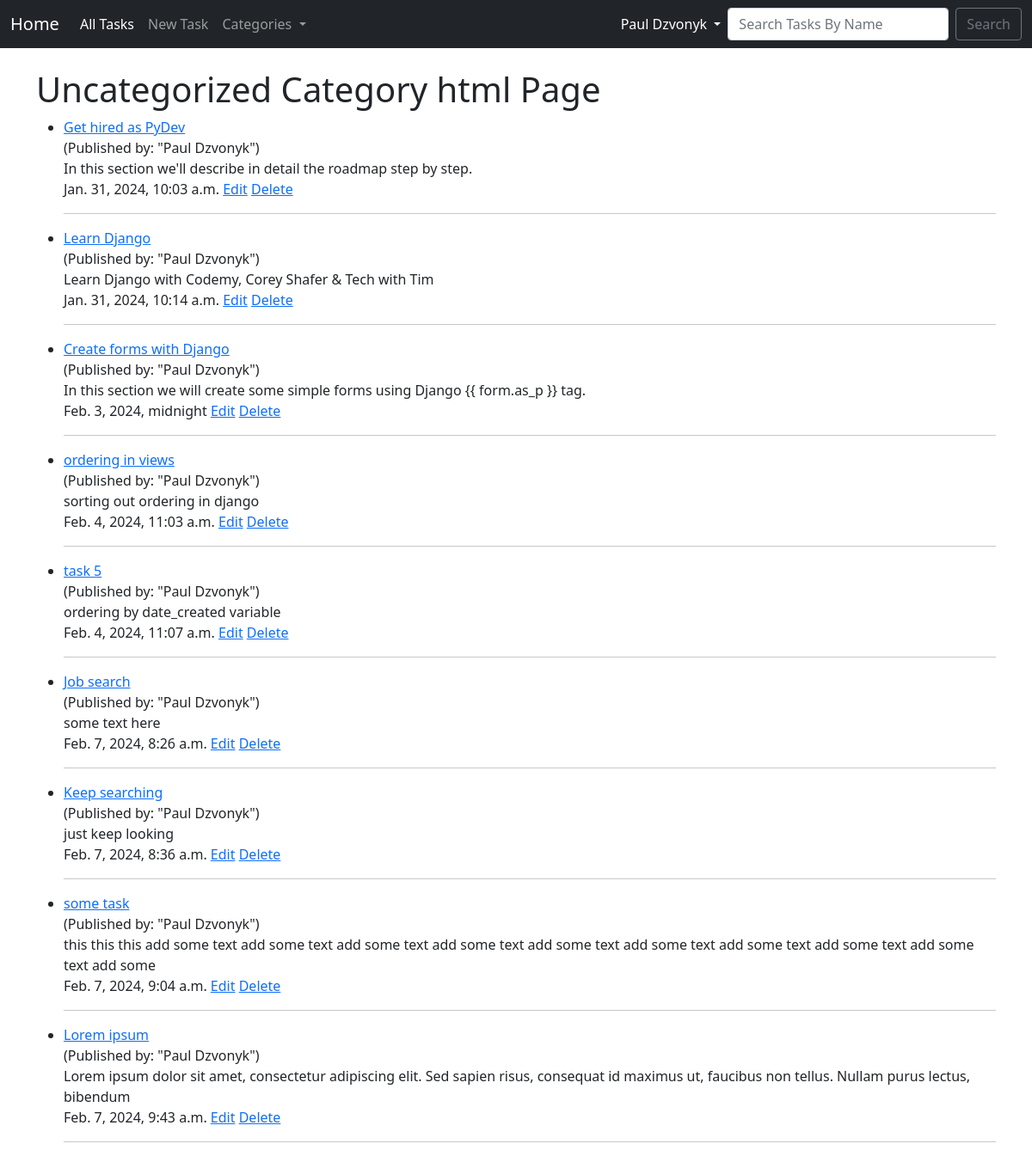
Before: /category/uncategorized/ (signed in) with the older database file.
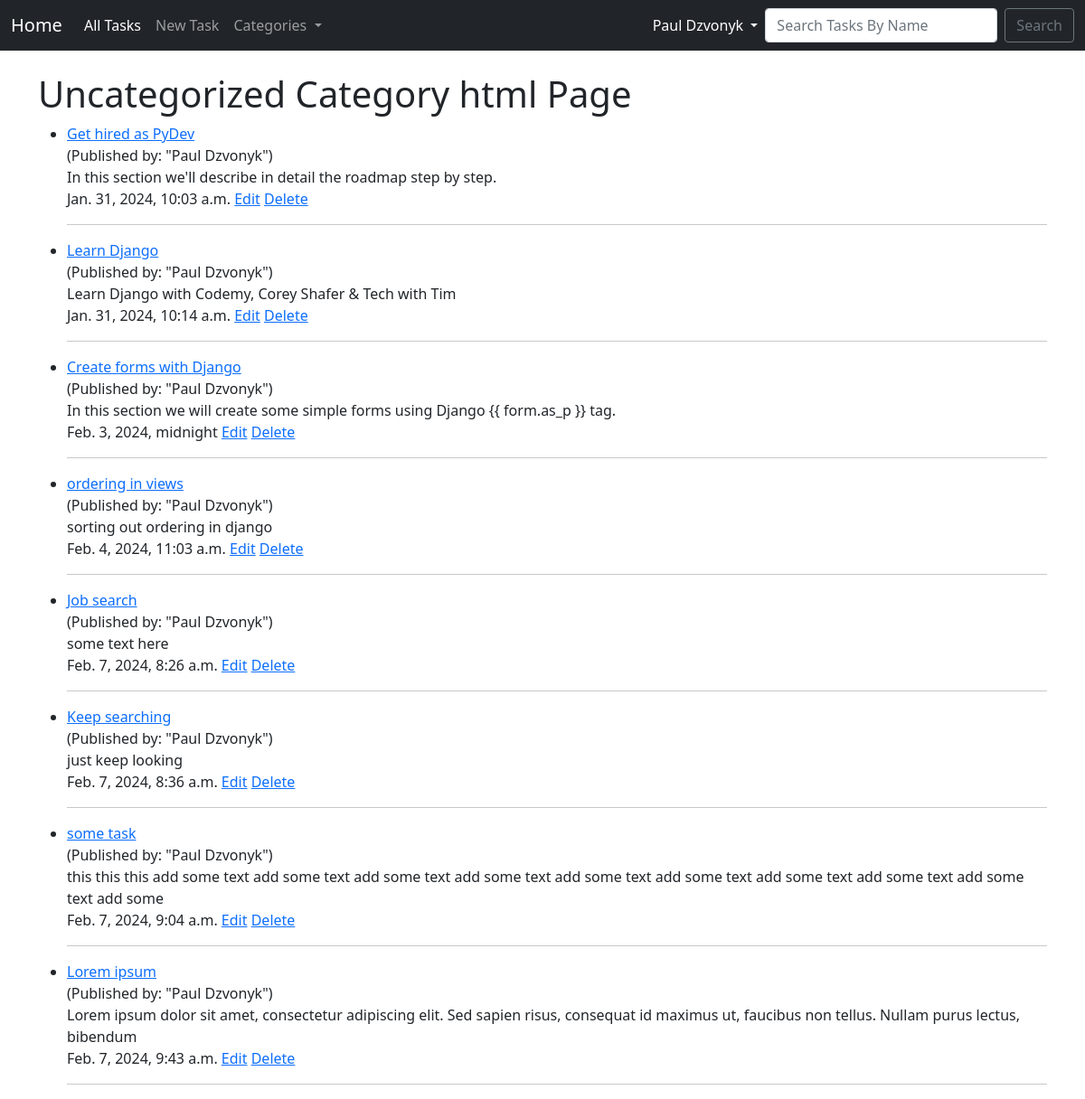
After: the same page with the newer database file.
### task/models.py (models this page shows, shortened)
class Task(models.Model):
    title = models.CharField(max_length=200)
    title_tag = models.CharField(max_length=200)
    author = models.ForeignKey(User, on_delete=models.CASCADE)
    image_header = models.ImageField(null=True, blank=True, upload_to='image_header/')
    task_images = models.ImageField(null=True, blank=True, upload_to='task_images/')
    short_description = RichTextField(blank=True, null=True)
    date_created = models.DateTimeField(auto_now_add=True)
    priority = models.IntegerField(default=0)
    category = models.CharField(max_length=200, default='uncategorized')
    snippet = models.CharField(max_length=200)
    completed = models.BooleanField(default=False)
    likes = models.ManyToManyField(User, related_name='task_likes')

### task/views.py (the view)
# urls.py: path('category/<str:cats>/', CategoryView.as_view(), name='category'),
class CategoryView(CategoryMixin, ListView):
    template_name = 'task/categories.html'
    context_object_name = 'category_tasks'
    def get_queryset(self):
        cats = self.kwargs['cats']
        return Task.objects.filter(category=cats.replace('-', ' '))
    def get_context_data(self, **kwargs):
        context = super().get_context_data(**kwargs)
        cats = self.kwargs['cats']
        context['cats'] = cats.title().replace('-', ' ')
        return context

### task/models.py (called while the page is built)
    def __str__(self):
        return self.category_name

### task/views.py (called while the page is built)
    def get_context_data(self, *args, **kwargs):
        cat_list = Category.objects.all()
        context = super().get_context_data(*args, **kwargs)
        context['cat_list'] = cat_list
        return context

### task/templates/task/categories.html
{% extends 'task/base.html' %}
{% block content %}
{% if category_tasks %}
<h1>{{ cats }} Category html Page</h1>
<ul>
    {% for task in category_tasks %}
        {% if user.id == task.author.id %}
    <li>
        <a href="{% url 'task-detail' task.pk %}">{{ task.title }}</a><br>
        (Published by: "{{ task.author.first_name }} {{ task.author.last_name }}")
        <br>
        {{ task.short_description|slice:":150"}}
        <br>
        {{ task.date_created }}
        {% if user.is_authenticated %}
        <a href="{% url 'edit_task' task.pk %}">Edit</a>
        <a href="{% url 'delete_task' task.pk %}">Delete</a>
        {% endif %}
        <hr>
    </li>
        {% endif %}
    {% endfor %}
</ul>
{% else %}
<h2>There's no active tasks in this category...</h2>
{% endif %}
{% endblock %}

### task/templates/task/base.html (shortened to what this page needs)
{% load static %}
<!doctype html>
<html lang="en">
<head>
    <link href="https://cdn.jsdelivr.net/npm/bootstrap@5.0.2/dist/css/bootstrap.min.css"
          rel="stylesheet"
>
    <link rel="stylesheet" href="{% static 'task/css/custom.css' %}">
</head>
<body>
<nav class="navbar navbar-expand-lg navbar-dark bg-dark">
    <div class="container-fluid">
        <a class="navbar-brand" href="{% url 'home' %}">Home</a>
        <div class="collapse navbar-collapse" id="navbarSupportedContent">
            <ul class="navbar-nav me-auto mb-2 mb-lg-0">
                {% if user.is_authenticated %}
                <li class="nav-item">
                    <a class="nav-link active" aria-current="page" href="{% url 'all-tasks' %}">All Tasks</a>
                </li>
                <li class="nav-item">
                    <a class="nav-link" href="{% url 'add_task' %}">New Task</a>
                </li>
                {% if cat_list %}
                <li class="nav-item dropdown">
                    <a class="nav-link dropdown-toggle" href="#" id="categoryDropdown" role="button" data-bs-toggle="dropdown" aria-expanded="false">
                        Categories
                    </a>
                </li>
                {% endif %}
                {% endif %}
            </ul>
            {% if user.is_authenticated %}
            <ul class="navbar-nav ml-auto mb-2 mb-lg-0">
                <li class="nav-item dropdown">
                    <a class="nav-link active dropdown-toggle" id="profileDropdown" role="button" data-bs-toggle="dropdown" aria-expanded="false">
                        {{ user.first_name }} {{ user.last_name }}
                    </a>
                </li>
            </ul>
            <form class="d-flex" method=POST action="{% url 'search-task' %}">
                <input class="form-control me-2" type="search" placeholder="Search Tasks By Name"
                       aria-label="Search" name="search-for">
                <button class="btn btn-outline-secondary" type="submit">Search</button>
            </form>
            {% endif %}
        </div>
    </div>
</nav>
<div class="container">
    <br>
    {% block content %}
    {% endblock %}
</div>
  </body>
</html>

Changed rows visible on the page:
removed Task: title "task 5", author.first_name "Paul", author.last_name "Dzvonyk", short_description "ordering by date_created variable", date_created "Feb. 4, 2024, 11:07 a.m."
